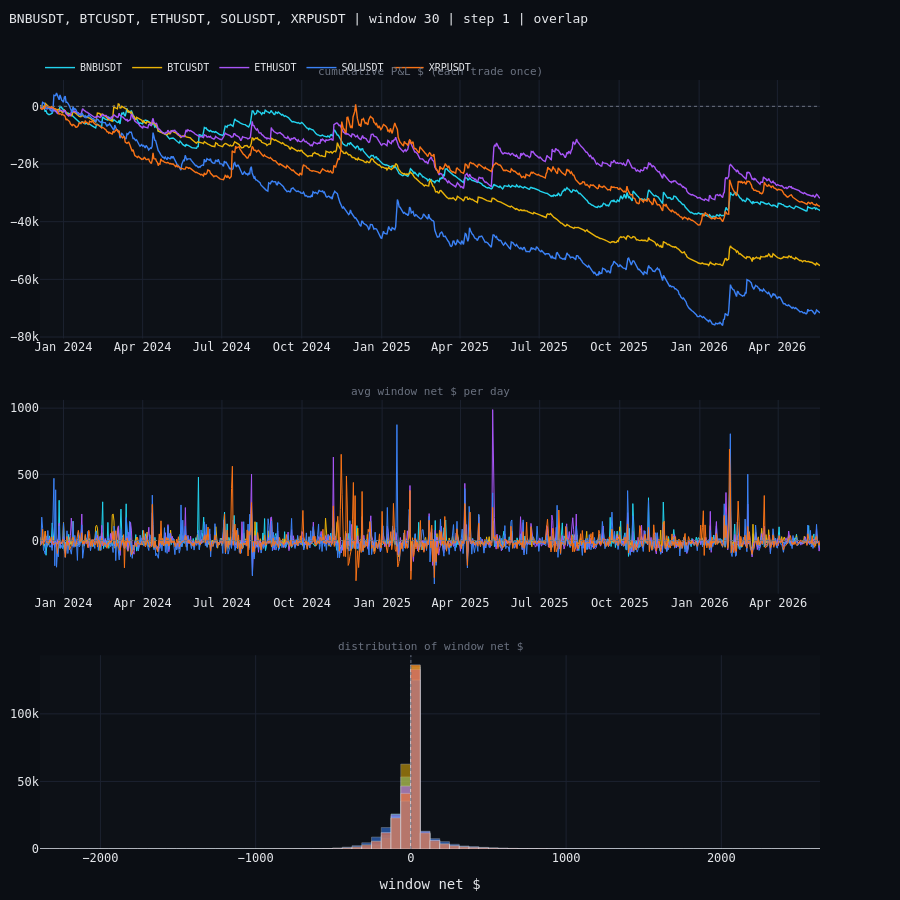

Notebook code for this chart:
### Markdown cell above
## 5. Chart

### Code cell
chart.plot_sliding(res).show()

### Figure 1 — Plotly figure (JSON) as saved in the notebook; plotly's stock layout.template omitted (floating-point values rounded to 4 significant figures; data arrays with more than 128 entries replaced by an {"elided": "..."} marker saying what was removed)
{"data": [{"hovertemplate": "%{y:+,.2f}$<extra>BNBUSDT</extra>", "legendgroup": "BNBUSDT", "line": {"color": "#22d3ee", "width": 1.4}, "mode": "lines", "name": "BNBUSDT", "type": "scatter", "x": {"elided": "897 str values"}, "xaxis": "x", "y": {"elided": "897 float values"}, "yaxis": "y"}, {"hovertemplate": "%{y:+,.2f}$ avg<extra>BNBUSDT</extra>", "legendgroup": "BNBUSDT", "line": {"color": "#22d3ee", "width": 1}, "mode": "lines", "name": "BNBUSDT", "showlegend": false, "type": "scatter", "x": {"elided": "897 str values"}, "xaxis": "x2", "y": {"elided": "897 float values"}, "yaxis": "y2"}, {"hovertemplate": "%{x:+,.0f}$: %{y:,} windows<extra>BNBUSDT</extra>", "legendgroup": "BNBUSDT", "marker": {"color": "#22d3ee"}, "name": "BNBUSDT", "opacity": 0.55, "showlegend": false, "type": "bar", "width": 62.81, "x": [-2358.0, -2295.0, -2232.0, -2169.0, -2107.0, -2044.0, -1981.0, -1918.0, -1855.0, -1793.0, -1730.0, -1667.0, -1604.0, -1541.0, -1479.0, -1416.0, -1353.0, -1290.0, -1227.0, -1164.0, -1102.0, -1039.0, -976.0, -913.2, -850.4, -787.6, -724.8, -662.0, -599.2, -536.4, -473.6, -410.7, -347.9, -285.1, -222.3, -159.5, -96.69, -33.88, 28.93, 91.74, 154.6, 217.4, 280.2, 343.0, 405.8, 468.6, 531.4, 594.2, 657.0, 719.9, 782.7, 845.5, 908.3, 971.1, 1034.0, 1097.0, 1160.0, 1222.0, 1285.0, 1348.0, 1411.0, 1474.0, 1536.0, 1599.0, 1662.0, 1725.0, 1788.0, 1850.0, 1913.0, 1976.0, 2039.0, 2102.0, 2164.0, 2227.0, 2290.0, 2353.0, 2416.0, 2479.0, 2541.0, 2604.0], "xaxis": "x3", "y": [0, 0, 0, 0, 0, 0, 0, 0, 0, 0, 0, 0, 0, 0, 0, 4, 3, 1, 3, 3, 3, 4, 5, 5, 4, 4, 12, 36, 42, 76, 173, 314, 620, 1427, 3823, 9944, 25952, 53341, 134796, 11520, 6391, 3364, 1993, 1374, 886, 532, 330, 301, 214, 187, 104, 140, 77, 52, 53, 49, 52, 17, 18, 28, 12, 6, 0, 0, 0, 0, 0, 0, 0, 0, 0, 0, 0, 0, 0, 0, 0, 0, 0, 0], "yaxis": "y3"}, {"hovertemplate": "%{y:+,.2f}$<extra>BTCUSDT</extra>", "legendgroup": "BTCUSDT", "line": {"color": "#eab308", "width": 1.4}, "mode": "lines", "name": "BTCUSDT", "type": "scatter", "x": {"elided": "897 str values"}, "xaxis": "x", "y": {"elided": "897 float values"}, "yaxis": "y"}, {"hovertemplate": "%{y:+,.2f}$ avg<extra>BTCUSDT</extra>", "legendgroup": "BTCUSDT", "line": {"color": "#eab308", "width": 1}, "mode": "lines", "name": "BTCUSDT", "showlegend": false, "type": "scatter", "x": {"elided": "897 str values"}, "xaxis": "x2", "y": {"elided": "897 float values"}, "yaxis": "y2"}, {"hovertemplate": "%{x:+,.0f}$: %{y:,} windows<extra>BTCUSDT</extra>", "legendgroup": "BTCUSDT", "marker": {"color": "#eab308"}, "name": "BTCUSDT", "opacity": 0.55, "showlegend": false, "type": "bar", "width": 62.81, "x": [-2358.0, -2295.0, -2232.0, -2169.0, -2107.0, -2044.0, -1981.0, -1918.0, -1855.0, -1793.0, -1730.0, -1667.0, -1604.0, -1541.0, -1479.0, -1416.0, -1353.0, -1290.0, -1227.0, -1164.0, -1102.0, -1039.0, -976.0, -913.2, -850.4, -787.6, -724.8, -662.0, -599.2, -536.4, -473.6, -410.7, -347.9, -285.1, -222.3, -159.5, -96.69, -33.88, 28.93, 91.74, 154.6, 217.4, 280.2, 343.0, 405.8, 468.6, 531.4, 594.2, 657.0, 719.9, 782.7, 845.5, 908.3, 971.1, 1034.0, 1097.0, 1160.0, 1222.0, 1285.0, 1348.0, 1411.0, 1474.0, 1536.0, 1599.0, 1662.0, 1725.0, 1788.0, 1850.0, 1913.0, 1976.0, 2039.0, 2102.0, 2164.0, 2227.0, 2290.0, 2353.0, 2416.0, 2479.0, 2541.0, 2604.0], "xaxis": "x3", "y": [0, 0, 0, 0, 0, 0, 0, 0, 0, 0, 0, 0, 0, 0, 0, 0, 0, 0, 0, 0, 0, 0, 0, 0, 0, 2, 12, 4, 15, 59, 81, 179, 466, 1147, 2635, 7853, 23210, 62846, 136062, 11636, 5065, 2737, 1735, 1016, 580, 334, 212, 114, 99, 34, 47, 30, 22, 24, 10, 8, 5, 16, 0, 0, 0, 0, 0, 0, 0, 0, 0, 0, 0, 0, 0, 0, 0, 0, 0, 0, 0, 0, 0, 0], "yaxis": "y3"}, {"hovertemplate": "%{y:+,.2f}$<extra>ETHUSDT</extra>", "legendgroup": "ETHUSDT", "line": {"color": "#a855f7", "width": 1.4}, "mode": "lines", "name": "ETHUSDT", "type": "scatter", "x": {"elided": "894 str values"}, "xaxis": "x", "y": {"elided": "894 float values"}, "yaxis": "y"}, {"hovertemplate": "%{y:+,.2f}$ avg<extra>ETHUSDT</extra>", "legendgroup": "ETHUSDT", "line": {"color": "#a855f7", "width": 1}, "mode": "lines", "name": "ETHUSDT", "showlegend": false, "type": "scatter", "x": {"elided": "897 str values"}, "xaxis": "x2", "y": {"elided": "897 float values"}, "yaxis": "y2"}, {"hovertemplate": "%{x:+,.0f}$: %{y:,} windows<extra>ETHUSDT</extra>", "legendgroup": "ETHUSDT", "marker": {"color": "#a855f7"}, "name": "ETHUSDT", "opacity": 0.55, "showlegend": false, "type": "bar", "width": 62.81, "x": [-2358.0, -2295.0, -2232.0, -2169.0, -2107.0, -2044.0, -1981.0, -1918.0, -1855.0, -1793.0, -1730.0, -1667.0, -1604.0, -1541.0, -1479.0, -1416.0, -1353.0, -1290.0, -1227.0, -1164.0, -1102.0, -1039.0, -976.0, -913.2, -850.4, -787.6, -724.8, -662.0, -599.2, -536.4, -473.6, -410.7, -347.9, -285.1, -222.3, -159.5, -96.69, -33.88, 28.93, 91.74, 154.6, 217.4, 280.2, 343.0, 405.8, 468.6, 531.4, 594.2, 657.0, 719.9, 782.7, 845.5, 908.3, 971.1, 1034.0, 1097.0, 1160.0, 1222.0, 1285.0, 1348.0, 1411.0, 1474.0, 1536.0, 1599.0, 1662.0, 1725.0, 1788.0, 1850.0, 1913.0, 1976.0, 2039.0, 2102.0, 2164.0, 2227.0, 2290.0, 2353.0, 2416.0, 2479.0, 2541.0, 2604.0], "xaxis": "x3", "y": [0, 0, 0, 0, 0, 0, 0, 0, 0, 0, 1, 2, 3, 2, 2, 1, 4, 5, 5, 3, 5, 7, 10, 9, 17, 18, 32, 83, 92, 128, 284, 538, 1022, 2314, 5417, 12166, 25496, 46574, 132882, 12839, 6445, 3503, 2333, 1450, 1052, 793, 668, 453, 327, 283, 218, 185, 138, 114, 57, 38, 43, 34, 27, 30, 36, 24, 29, 22, 20, 10, 2, 0, 0, 0, 0, 0, 0, 0, 0, 0, 0, 0, 0, 0], "yaxis": "y3"}, {"hovertemplate": "%{y:+,.2f}$<extra>SOLUSDT</extra>", "legendgroup": "SOLUSDT", "line": {"color": "#3b82f6", "width": 1.4}, "mode": "lines", "name": "SOLUSDT", "type": "scatter", "x": {"elided": "896 str values"}, "xaxis": "x", "y": {"elided": "896 float values"}, "yaxis": "y"}, {"hovertemplate": "%{y:+,.2f}$ avg<extra>SOLUSDT</extra>", "legendgroup": "SOLUSDT", "line": {"color": "#3b82f6", "width": 1}, "mode": "lines", "name": "SOLUSDT", "showlegend": false, "type": "scatter", "x": {"elided": "897 str values"}, "xaxis": "x2", "y": {"elided": "897 float values"}, "yaxis": "y2"}, {"hovertemplate": "%{x:+,.0f}$: %{y:,} windows<extra>SOLUSDT</extra>", "legendgroup": "SOLUSDT", "marker": {"color": "#3b82f6"}, "name": "SOLUSDT", "opacity": 0.55, "showlegend": false, "type": "bar", "width": 62.81, "x": [-2358.0, -2295.0, -2232.0, -2169.0, -2107.0, -2044.0, -1981.0, -1918.0, -1855.0, -1793.0, -1730.0, -1667.0, -1604.0, -1541.0, -1479.0, -1416.0, -1353.0, -1290.0, -1227.0, -1164.0, -1102.0, -1039.0, -976.0, -913.2, -850.4, -787.6, -724.8, -662.0, -599.2, -536.4, -473.6, -410.7, -347.9, -285.1, -222.3, -159.5, -96.69, -33.88, 28.93, 91.74, 154.6, 217.4, 280.2, 343.0, 405.8, 468.6, 531.4, 594.2, 657.0, 719.9, 782.7, 845.5, 908.3, 971.1, 1034.0, 1097.0, 1160.0, 1222.0, 1285.0, 1348.0, 1411.0, 1474.0, 1536.0, 1599.0, 1662.0, 1725.0, 1788.0, 1850.0, 1913.0, 1976.0, 2039.0, 2102.0, 2164.0, 2227.0, 2290.0, 2353.0, 2416.0, 2479.0, 2541.0, 2604.0], "xaxis": "x3", "y": [0, 0, 0, 0, 0, 0, 0, 0, 0, 0, 2, 3, 4, 4, 4, 2, 8, 18, 16, 17, 13, 15, 20, 35, 54, 68, 87, 168, 245, 401, 762, 1374, 2484, 4610, 8824, 15894, 24313, 35529, 125053, 13157, 7682, 5431, 3515, 2255, 1808, 1228, 798, 595, 423, 306, 252, 167, 140, 55, 73, 69, 36, 28, 34, 25, 28, 29, 18, 25, 18, 20, 8, 10, 14, 10, 6, 5, 0, 0, 0, 0, 0, 0, 0, 0], "yaxis": "y3"}, {"hovertemplate": "%{y:+,.2f}$<extra>XRPUSDT</extra>", "legendgroup": "XRPUSDT", "line": {"color": "#f97316", "width": 1.4}, "mode": "lines", "name": "XRPUSDT", "type": "scatter", "x": {"elided": "893 str values"}, "xaxis": "x", "y": {"elided": "893 float values"}, "yaxis": "y"}, {"hovertemplate": "%{y:+,.2f}$ avg<extra>XRPUSDT</extra>", "legendgroup": "XRPUSDT", "line": {"color": "#f97316", "width": 1}, "mode": "lines", "name": "XRPUSDT", "showlegend": false, "type": "scatter", "x": {"elided": "897 str values"}, "xaxis": "x2", "y": {"elided": "897 float values"}, "yaxis": "y2"}, {"hovertemplate": "%{x:+,.0f}$: %{y:,} windows<extra>XRPUSDT</extra>", "legendgroup": "XRPUSDT", "marker": {"color": "#f97316"}, "name": "XRPUSDT", "opacity": 0.55, "showlegend": false, "type": "bar", "width": 62.81, "x": [-2358.0, -2295.0, -2232.0, -2169.0, -2107.0, -2044.0, -1981.0, -1918.0, -1855.0, -1793.0, -1730.0, -1667.0, -1604.0, -1541.0, -1479.0, -1416.0, -1353.0, -1290.0, -1227.0, -1164.0, -1102.0, -1039.0, -976.0, -913.2, -850.4, -787.6, -724.8, -662.0, -599.2, -536.4, -473.6, -410.7, -347.9, -285.1, -222.3, -159.5, -96.69, -33.88, 28.93, 91.74, 154.6, 217.4, 280.2, 343.0, 405.8, 468.6, 531.4, 594.2, 657.0, 719.9, 782.7, 845.5, 908.3, 971.1, 1034.0, 1097.0, 1160.0, 1222.0, 1285.0, 1348.0, 1411.0, 1474.0, 1536.0, 1599.0, 1662.0, 1725.0, 1788.0, 1850.0, 1913.0, 1976.0, 2039.0, 2102.0, 2164.0, 2227.0, 2290.0, 2353.0, 2416.0, 2479.0, 2541.0, 2604.0], "xaxis": "x3", "y": [3, 2, 1, 4, 2, 2, 1, 3, 1, 2, 1, 1, 1, 2, 8, 13, 18, 24, 13, 16, 14, 33, 54, 77, 94, 102, 117, 148, 243, 366, 579, 953, 1629, 3075, 5830, 12039, 23070, 41161, 136242, 12025, 6377, 3862, 2507, 1759, 1332, 993, 707, 520, 456, 322, 292, 283, 167, 112, 72, 84, 86, 74, 40, 31, 28, 29, 20, 27, 22, 28, 6, 10, 15, 7, 8, 4, 5, 6, 8, 3, 3, 5, 11, 5], "yaxis": "y3"}], "layout": {"annotations": [{"font": {"color": "#6b7280", "size": 11}, "showarrow": false, "text": "cumulative P&L $ (each trade once)", "x": 0.5, "xanchor": "center", "xref": "paper", "y": 1, "yanchor": "bottom", "yref": "paper"}, {"font": {"color": "#6b7280", "size": 11}, "showarrow": false, "text": "avg window net $ per day", "x": 0.5, "xanchor": "center", "xref": "paper", "y": 0.584, "yanchor": "bottom", "yref": "paper"}, {"font": {"color": "#6b7280", "size": 11}, "showarrow": false, "text": "distribution of window net $", "x": 0.5, "xanchor": "center", "xref": "paper", "y": 0.252, "yanchor": "bottom", "yref": "paper"}], "bargap": 0.2, "barmode": "overlay", "font": {"color": "#e5e7eb", "family": "Consolas, monospace"}, "height": 900, "hoverlabel": {"bgcolor": "#161b22", "font": {"color": "#e5e7eb"}}, "hovermode": "x unified", "legend": {"bgcolor": "rgba(0,0,0,0)", "font": {"size": 10}, "orientation": "h", "x": 0, "y": 1.035}, "margin": {"b": 10, "l": 20, "r": 80, "t": 80}, "paper_bgcolor": "#0b0e14", "plot_bgcolor": "#0d1117", "shapes": [{"line": {"color": "#6b7280", "dash": "dot", "width": 1}, "type": "line", "x0": 0, "x1": 1, "xref": "x domain", "y0": 0, "y1": 0, "yref": "y"}, {"line": {"color": "#6b7280", "dash": "dot", "width": 1}, "type": "line", "x0": 0, "x1": 1, "xref": "x2 domain", "y0": 0, "y1": 0, "yref": "y2"}, {"line": {"color": "#6b7280", "dash": "dot", "width": 1}, "type": "line", "x0": 0, "x1": 0, "xref": "x3", "y0": 0, "y1": 1, "yref": "y3 domain"}], "title": {"font": {"color": "#e5e7eb", "size": 13}, "text": "BNBUSDT, BTCUSDT, ETHUSDT, SOLUSDT, XRPUSDT | window 30 | step 1 | overlap", "x": 0.01, "y": 0.985}, "xaxis": {"anchor": "y", "domain": [0, 1], "gridcolor": "#1c2230", "zeroline": false}, "xaxis2": {"anchor": "y2", "domain": [0, 1], "gridcolor": "#1c2230", "zeroline": false}, "xaxis3": {"anchor": "y3", "domain": [0, 1], "gridcolor": "#1c2230", "title": {"text": "window net $"}, "zeroline": false}, "yaxis": {"anchor": "x", "domain": [0.664, 1], "gridcolor": "#1c2230", "zeroline": false}, "yaxis2": {"anchor": "x2", "domain": [0.332, 0.584], "gridcolor": "#1c2230", "zeroline": false}, "yaxis3": {"anchor": "x3", "domain": [0, 0.252], "gridcolor": "#1c2230", "zeroline": false}}}
